Frame 1 (no input): blank canvas, image omitted
Frame 60 (the mouse pressed at the canvas centre just before this capture): blank canvas, image omitted
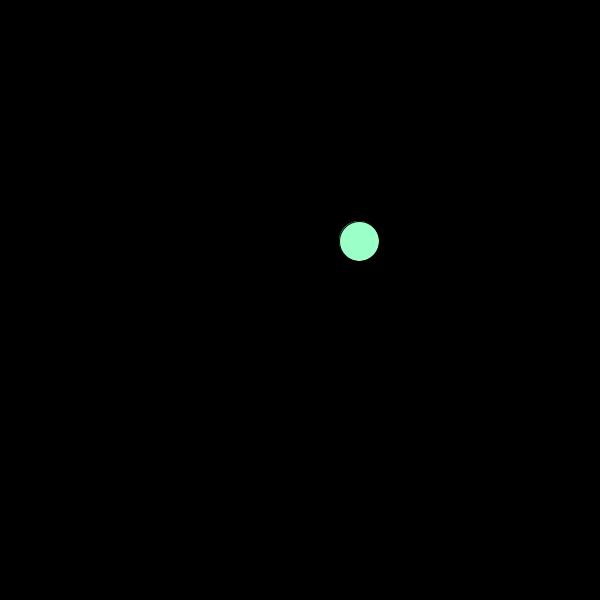
Frame 120 (the mouse held since frame 60 and released just before this capture)

The Processing sketch whose frames 1 and 60 were blank and that drew this single picture after the mouse press (run headless with seeded random() and noise(); from frame 60 on, the mouse is pressed at the canvas centre):

// Processing sketch: processing_128510
// ── processing_128510.pde

ArrayList<Integer> xpos;
ArrayList<Integer> ypos;
ArrayList<Integer> xvelocity;
ArrayList<Integer> yvelocity;
int radius;
int c=125;

void setup()
{
  radius = 20;
  size(600,600);
  background(0);
  xpos = new ArrayList<Integer>();
  ypos = new ArrayList<Integer>();
  xvelocity = new ArrayList<Integer>();
  yvelocity = new ArrayList<Integer>();

}
 
void draw()
{
  if (xpos.size() % 2 == 1)
   background(0);
  for (int i = 0; i < xpos.size() ; i++)
  {
    fill(155,255,200);
    ellipse(xpos.get(i),ypos.get(i),radius*2,radius*2);
    xpos.set(i,xpos.get(i)+xvelocity.get(i));
    ypos.set(i,ypos.get(i)+yvelocity.get(i));
    if (xpos.get(i) > width)
    {
      xpos.set(i,0);
    }
  

  if (xpos.size() > 5)
  {
    fill(225);
    ellipse(xpos.get(i),ypos.get(i),radius*2,radius*2);
    xpos.set(i,xpos.get(i)+xvelocity.get(i));
    ypos.set(i,ypos.get(i)+yvelocity.get(i));

  }

   if (xpos.size() > 10)
   {
    fill(0,0,204);
    ellipse(xpos.get(i),ypos.get(i),radius*2,radius*2);
    xpos.set(i,xpos.get(i)+xvelocity.get(i));
    ypos.set(i,ypos.get(i)+yvelocity.get(i));

   }

   if(xpos.size() % 2 == 0)
   {
    rectMode(CENTER);
    rect(xpos.get(i),ypos.get(i),radius*2,radius*2);
    xpos.set(i,xpos.get(i)+xvelocity.get(i));
    ypos.set(i,ypos.get(i)+yvelocity.get(i));
    if (xpos.get(i) > width)
    {
      xpos.set(i,0);
    }
     
     if (xpos.size() > 5)
    {
      fill(225);
      rectMode(CENTER);
      rect(xpos.get(i),ypos.get(i),radius*2,radius*2);
      xpos.set(i,xpos.get(i)+xvelocity.get(i));
      ypos.set(i,ypos.get(i)+yvelocity.get(i));
      
    }
      if (xpos.size() > 10)
    {
      fill(0,0,204);
      rectMode(CENTER);
      rect(xpos.get(i),ypos.get(i),radius*2,radius*2); 
      xpos.set(i,xpos.get(i)+xvelocity.get(i));
      ypos.set(i,ypos.get(i)+yvelocity.get(i));

     }
   
  
   }

if (xpos.size() > 15)
{
  xpos.clear();
  ypos.clear();
}
if(xpos.size() % 7 == 0)
{
  background(225);
}

}
}

void mousePressed()
{
  xpos.add(mouseX);
  ypos.add(mouseY);
  xvelocity.add(1);
  yvelocity.add(-1);
}



  
